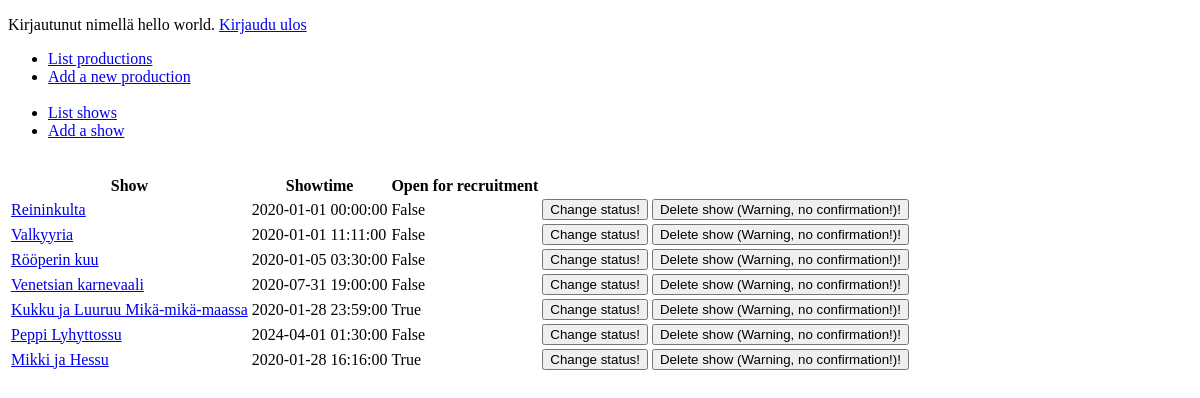
The page /shows/ (signed in) on the database as committed earlier.
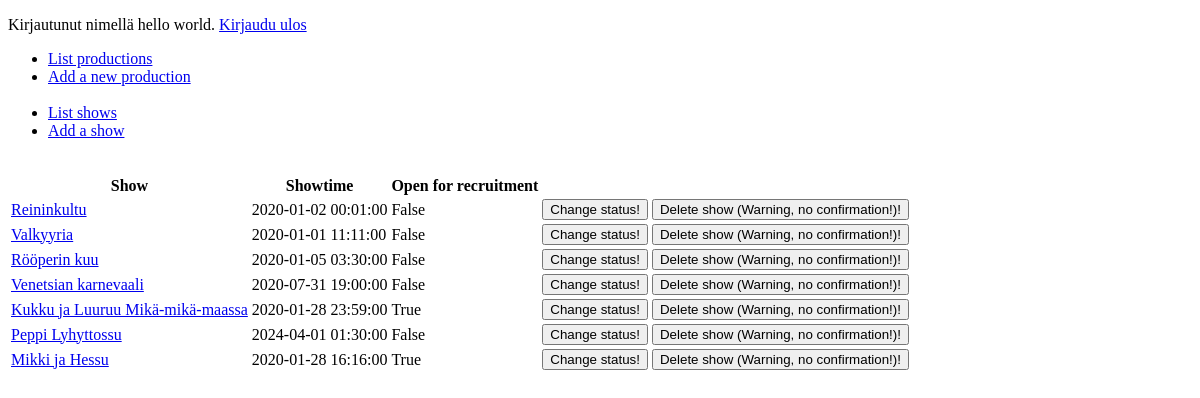
The same page on the database as committed later.
### application/auth/models.py (models this page shows, shortened)
class User(db.Model):
    __tablename__ = "account"
    id = db.Column(db.Integer, primary_key=True)
    date_created = db.Column(db.DateTime, default=db.func.current_timestamp())
    date_modified = db.Column(db.DateTime, default=db.func.current_timestamp(),
                              onupdate=db.func.current_timestamp())
    name = db.Column(db.String(144), nullable=False)
    username = db.Column(db.String(144), nullable=False)
    password = db.Column(db.String(144), nullable=False)

### application/shows/models.py (models this page shows, shortened)
class Show(db.Model):
    id = db.Column(db.Integer, primary_key=True)
    show_date = db.Column(db.DateTime, default=db.func.current_timestamp())
    date_modified = db.Column(db.DateTime, default=db.func.current_timestamp(),
    onupdate=db.func.current_timestamp())
    name = db.Column(db.String(144), nullable=False)
    open_for_recruitment = db.Column(db.Boolean, nullable=False)

### application/shows/views.py (the view)
@app.route("/shows/", methods=["GET"])
@login_required
def shows_index():
    return render_template("shows/list.html", shows = Show.query.all())

### application/__init__.py (called while the page is built)
@login_manager.user_loader
def load_user(user_id):
    return User.query.get(user_id)

### application/templates/shows/list.html
{% extends "layout.html" %}
{% block body %}
  <table>
    <tr>
      <th>Show</th>
      <th>Showtime</th>
      <th>Open for recruitment</th>
      <th></th>
    </tr>
    {% for show in shows %}
    <tr>
      <td><a href="{{ url_for('show_details', show_id=show.id) }}">{{ show.name }}</a></td>
      <td>{{ show.show_date }}</td>
      <td>{{ show.open_for_recruitment }}</td>
      <td>
        <form method="POST" action="{{ url_for('shows_set_recruitment_open', show_id=show.id) }}">
          <input type="submit" value="Change status!"/>
        </form>
      </td>
      <td>
        <form method="POST" action="{{ url_for('shows_delete', show_id=show.id) }}">
          <input type="submit" value="Delete show (Warning, no confirmation!)!"/>
        </form>
      </td>
    </tr>
    {% endfor %}
  </table>
{% endblock %}

### application/templates/layout.html (shortened to what this page needs)
<!DOCTYPE html>
<html>
  <head>
  </head>
  <body>
      {% if current_user.is_authenticated %}
      <p>
	      Kirjautunut nimellä {{ current_user.name }}. <a href="{{ url_for('auth_logout') }}">Kirjaudu ulos</a>
      </p>
      <ul>
        <li><a href="{{ url_for('productions_index') }}">List productions</a></li>
        <li><a href="{{ url_for('productions_form') }}">Add a new production</a></li>
        <br>
        <li><a href="{{ url_for('shows_index') }}">List shows</a></li>
        <li><a href="{{ url_for('shows_form') }}">Add a show</a></li>
        <br>
      </ul>
      {% endif %}
    {% block body %}{% endblock %}
  </body>
</html>

Rows that differ between the two databases and show on the page:
changed Show: name "Reininkulta" → "Reininkultu"; show_date "2020-01-01 00:00:00" → "2020-01-02 00:01:00"
